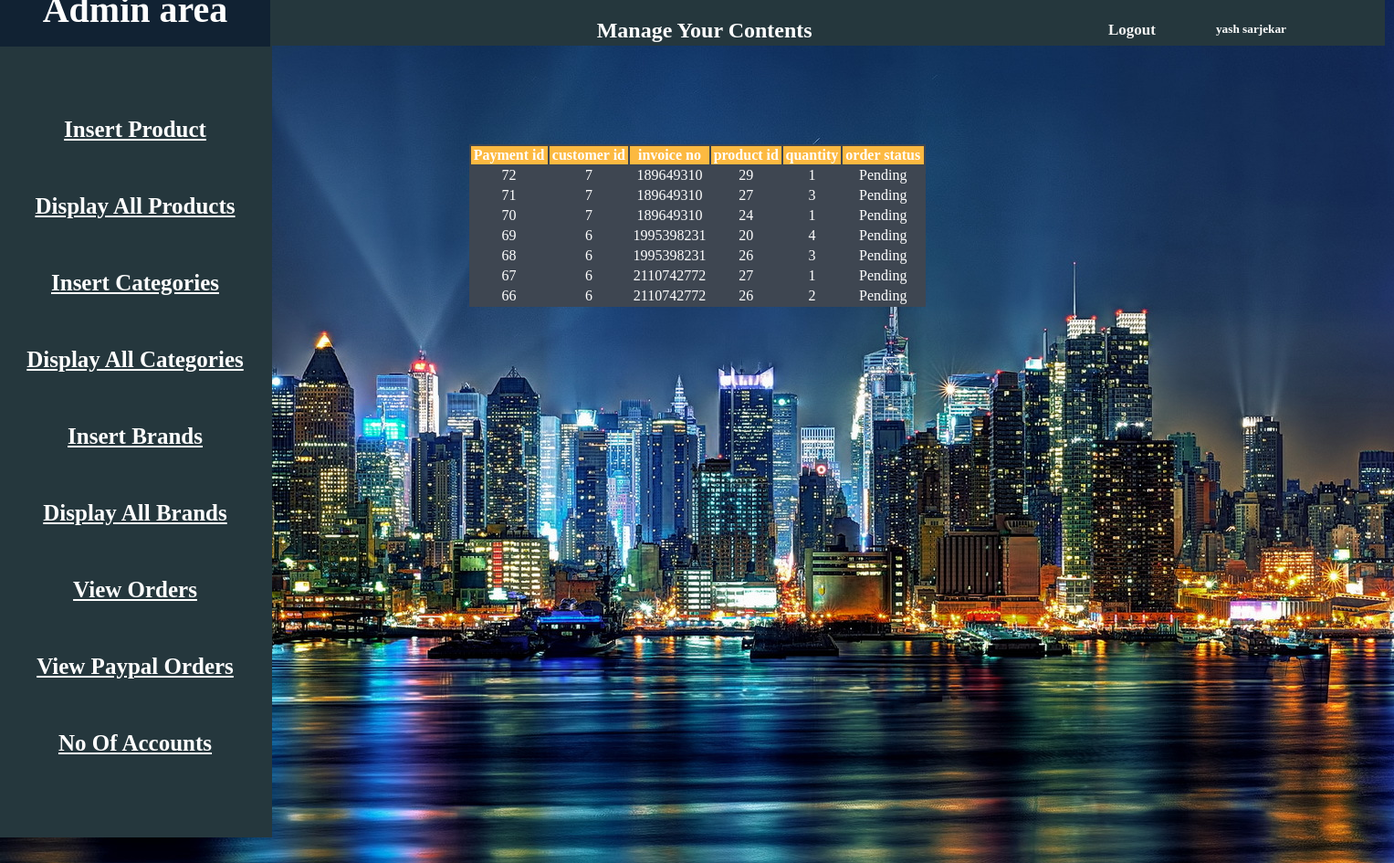
The page /adminarea/Vieworder.php (signed in) on the database its author committed.
### tables this page shows
CREATE TABLE IF NOT EXISTS `customer_pending` (
  `srno` int(100) NOT NULL AUTO_INCREMENT,
  `customer_id` int(10) NOT NULL,
  `invoice_no` int(10) NOT NULL,
  `product_id` int(10) NOT NULL,
  `qty` int(10) NOT NULL,
  `order_status` text NOT NULL,
  PRIMARY KEY (`srno`)
);

### adminarea/Vieworder.php (the view, shortened to what this page needs)
<?php
require 'database/config.php';
?>
<!DOCTYPE HTML>
<html>
<head>
<link rel="stylesheet" href="css/style.css">
</head>
<body style="height:1000px;" background="city.jpg">
<div class="topnav" id="myTopnav">
  <a class="active" href="Dashboard.php">Dashboard</a>
<h2 style="position:relative;left:450px;"><b>Manage Your Contents</b></h2>
<h5 style="position:relative; bottom:60px;left:1200px;"><?php
if(!isset($_SESSION['username'])){
	echo "<a href='Admin_login.php'>Login</a>";
}else{
	echo "<a href='Admin_logout.php'>Logout</a>";
}
?></h5>
<h5 style=" float:left;position:relative;bottom:67px;left:1250px;">
<?php
if(!isset($_SESSION['username'])){
	echo "Welcome guest!";
}
else{
	echo $_SESSION['username'];
}
?></h5>
  </div>
  <table align="center" style="background-color:#3E4651;color:white;position:relative;top:100px;width:500px;">
  <tr style="background-color:#FCB941;">
  <th>Payment id</th>
   <th>customer id</th>
    <th>invoice no</th>
	 <th>product id</th>
	  <th>quantity</th>
	   <th>order status</th>
  </tr>
<?php if(isset($_SESSION['username'])){
	$query="select * from customer_pending";
	$runquery=mysqli_query($con,$query);
while($rowquery=mysqli_fetch_array($runquery)){
	$Payment_id=$rowquery['srno'];
	$customer_id=$rowquery['customer_id'];
	$invoice_no=$rowquery['invoice_no'];
	$product_id=$rowquery['product_id'];
	$qty=$rowquery['qty'];
	$order_status=$rowquery['order_status'];
	?>
<tr>
<td><center><?php echo $Payment_id;?></center></td>
<td><center><?php echo $customer_id;?></center></td>
<td><center><?php echo $invoice_no;?></center></td>
<td><center><?php echo $product_id;?></center></td>
<td><center><?php echo $qty;?></center></td>
<td><center><?php echo $order_status;?></center></td>
</tr>
<?php }?>
</table>
<?php }else{
	echo "<h5 style='float:right;position:relative;right:500px;'>You need to be logged in</h5>";
}?>
<div id="dito" style="width:300px;height:900px;background-color:#25373D;position:relative;bottom:219px;right:10px;">
<table>
<tr>
<th style="color:white;width:300px;height:80px;background-color:#112233;position:relative;bottom:50px;font-size:40px;"><b>Admin area</b></th>
</tr>
<tr>
<th  style="color:white;width:300px;height:80px; position:relative;bottom:2px;font-size:25px;"><a href="insertproduct.php" style="color:white;">Insert Product</a></th>
</tr>
<tr>
<th style="color:white;width:300px;height:80px; position:relative;bottom:2px;font-size:25px;"><a href="Displayproduct.php" style="color:white;">Display All Products</a></th>
</tr>
<tr>
<th style="color:white;width:300px;height:80px; position:relative;bottom:2px;font-size:25px;"><a href="insertcat.php" style="color:white;">Insert Categories</a></th>
</tr>
<tr>
<th style="color:white;width:300px;height:80px; position:relative;bottom:2px;font-size:25px;"><a href="Displaycategories.php" style="color:white;">Display All Categories</a></th>
</tr>
<tr>
<th style="color:white;width:300px;height:80px; position:relative;bottom:2px;font-size:25px;"><a href="insertbrand.php" style="color:white;">Insert Brands</a></th>
</tr>
<tr>
<th style="color:white;width:300px;height:80px; position:relative;bottom:2px;font-size:25px;"><a href="branddisp.php" style="color:white;">Display All Brands</a></th>
</tr>
<tr>
<th style="color:white;width:300px;height:80px; position:relative;bottom:2px;font-size:25px;"><a href="Vieworder.php" style="color:white;">View Orders</a></th>
</tr>
<tr>
<th style="color:white;width:300px;height:80px; position:relative;bottom:2px;font-size:25px;"><a href="Viewpaypalorder.php" style="color:white;">View Paypal Orders</a></th>
</tr>
<tr>
<th style="color:white;width:300px;height:80px; position:relative;bottom:2px;font-size:25px;"><a href="Viewaccounts.php" style="color:white;">No Of Accounts</a></th>
</tr>
</table>
</div>
</body>
</html>

### adminarea/css/style.css (style rules this page uses)
.topnav { float:left; background-color: #25373D; overflow: hidden; position:relative; bottom:8px; width:1519px; right:10px; color:white; height:50px; }
.topnav a { float: left; color: #f2f2f2; text-align: center; padding: 14px 16px; text-decoration: none; font-size: 17px; }
.topnav a.active { background-color: #4CAF50; color: white; }

### rows shown on the page
customer_pending: srno "72", customer "7", invoice_no "189649310", product "29", qty "1", order_status "Pending"
customer_pending: srno "71", customer "7", invoice_no "189649310", product "27", qty "3", order_status "Pending"
customer_pending: srno "70", customer "7", invoice_no "189649310", product "24", qty "1", order_status "Pending"
customer_pending: srno "69", customer "6", invoice_no "1995398231", product "20", qty "4", order_status "Pending"
customer_pending: srno "68", customer "6", invoice_no "1995398231", product "26", qty "3", order_status "Pending"
customer_pending: srno "67", customer "6", invoice_no "2110742772", product "27", qty "1", order_status "Pending"
customer_pending: srno "66", customer "6", invoice_no "2110742772", product "26", qty "2", order_status "Pending"

### other values the page prints
$_SESSION['username'] "yash sarjekar"
